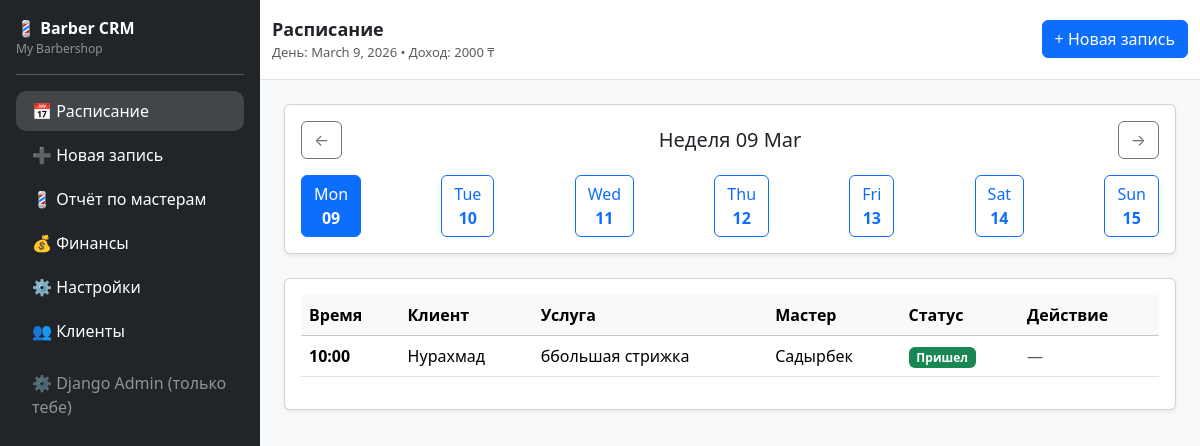
/today/?date=2026-03-09 (signed in), run on the app's committed database.
### core/models.py (models this page shows, shortened)
class TimestampedModel(models.Model):
    created_at = models.DateTimeField(auto_now_add=True)
    updated_at = models.DateTimeField(auto_now=True)
    class Meta:
        abstract = True

class Shop(TimestampedModel):
    owner = models.OneToOneField(
        User,
        on_delete=models.CASCADE,
        related_name="shop"
    )
    name = models.CharField(max_length=120)
    city = models.CharField(max_length=80, blank=True)
    phone = models.CharField(max_length=30, blank=True)

class Appointment(TimestampedModel):
    class Status(models.TextChoices):
        BOOKED = "BOOKED", "Записан"
        CONFIRMED = "CONFIRMED", "Подтвержден"
        DONE = "DONE", "Пришел"
        CANCELED = "CANCELED", "Отмена"
        NO_SHOW = "NO_SHOW", "Не пришёл"
    shop = models.ForeignKey(
        Shop,
        on_delete=models.CASCADE,
        related_name="appointments"
    )
    client = models.ForeignKey(
        Client,
        on_delete=models.PROTECT,
        related_name="appointments"
    )
    barber = models.ForeignKey(
        Barber,
        on_delete=models.PROTECT,
        related_name="appointments"
    )
    service = models.ForeignKey(
        Service,
        on_delete=models.PROTECT,
        related_name="appointments"
    )
    start_at = models.DateTimeField()
    end_at = models.DateTimeField(editable=False)
    status = models.CharField(
        max_length=20,
        choices=Status.choices,
        default=Status.BOOKED
    )
    comment = models.CharField(max_length=255, blank=True)

class Client(TimestampedModel):
    shop = models.ForeignKey(
        Shop,
        on_delete=models.CASCADE,
        related_name="clients"
    )
    name = models.CharField(max_length=120)
    phone = models.CharField(max_length=30, blank=True)
    instagram = models.CharField(max_length=80, blank=True)
    notes = models.TextField(blank=True)

class Service(TimestampedModel):
    shop = models.ForeignKey(
        Shop,
        on_delete=models.CASCADE,
        related_name="services"
    )
    name = models.CharField(max_length=120)
    duration_min = models.PositiveSmallIntegerField(default=60)
    price_kzt = models.PositiveIntegerField(default=0)
    is_active = models.BooleanField(default=True)

class Barber(TimestampedModel):
    shop = models.ForeignKey(
        Shop,
        on_delete=models.CASCADE,
        related_name="barbers"
    )
    name = models.CharField(max_length=120)
    phone = models.CharField(max_length=30, blank=True)
    is_active = models.BooleanField(default=True)
    commission_percent = models.PositiveSmallIntegerField(default=50)

### core/views.py (the view)
# urls.py: path("today/", today_schedule, name="today_schedule"),
@login_required
def today_schedule(request):
    shop = request.user.shop
    date_str = request.GET.get("date")
    if date_str:
        day = parse_date(date_str)
    else:
        day = timezone.localdate()
    week_start = day - timedelta(days=day.weekday())
    week_days = [
        week_start + timedelta(days=i)
        for i in range(7)
    ]
    appointments = (
        Appointment.objects
        .filter(shop=shop, start_at__date=day)
        .select_related("client", "barber", "service")
        .order_by("start_at")
    )
    revenue = (
        Payment.objects.filter(
            appointment__shop=shop,
            appointment__start_at__date=day,
            is_paid=True
        )
        .aggregate(total=Sum("amount_kzt"))["total"]
        or 0
    )
    return render(request, "today.html", {
        "appointments": appointments,
        "day": day,
        "week_days": week_days,
        "week_start": week_start,
        "revenue": revenue
    })

### core/context_processors.py (called while the page is built)
def current_shop(request):
    return {"current_shop": Shop.objects.first()}

### core/templates/today.html
{% extends "base.html" %}
{% block page_title %}Расписание{% endblock %}
{% block page_subtitle %}День: {{ day }} • Доход: {{ revenue }} ₸{% endblock %}
{% block content %}
<div class="card shadow-sm mb-4">
    <div class="card-body">
        <div class="d-flex justify-content-between align-items-center mb-3">
            <a href="?date={{ week_start|date:'Y-m-d'|add:'-7 days' }}"
               class="btn btn-outline-secondary">
                ←
            </a>
            <h5 class="m-0">
                Неделя {{ week_start|date:"d M" }}
            </h5>
            <a href="?date={{ week_start|date:'Y-m-d'|add:'7 days' }}"
               class="btn btn-outline-secondary">
                →
            </a>
        </div>
        <div class="d-flex justify-content-between flex-wrap gap-2">
            {% for d in week_days %}
            <a href="?date={{ d|date:'Y-m-d' }}"
               class="btn {% if d == day %}btn-primary{% else %}btn-outline-primary{% endif %}">
                {{ d|date:"D" }}<br>
                <strong>{{ d|date:"d" }}</strong>
            </a>
            {% endfor %}
        </div>
    </div>
</div>
{% if appointments %}
<div class="card shadow-sm">
    <div class="card-body">
        <table class="table align-middle">
            <thead class="table-light">
                <tr>
                    <th>Время</th>
                    <th>Клиент</th>
                    <th>Услуга</th>
                    <th>Мастер</th>
                    <th>Статус</th>
                    <th style="width: 140px;">Действие</th>
                </tr>
            </thead>
            <tbody>
                {% for a in appointments %}
                <tr>
                    <td class="fw-semibold">{{ a.start_at|date:"H:i" }}</td>
                    <td>{{ a.client.name }}</td>
                    <td>{{ a.service.name }}</td>
                    <td>{{ a.barber.name }}</td>
                    <td>
                        {% if a.status == "DONE" %}
                            <span class="badge bg-success">Пришел</span>
                        {% elif a.status == "CANCELED" %}
                            <span class="badge bg-danger">Отмена</span>
                        {% else %}
                            <span class="badge bg-warning text-dark">Записан</span>
                        {% endif %}
                    </td>
                    <td>
                        {% if a.status != "DONE" %}
                            <a href="{% url 'mark_done' a.id %}" class="btn btn-sm btn-outline-success">
                                Пришел
                            </a>
                        {% else %}
                            <span class="text-muted">—</span>
                        {% endif %}
                    </td>
                </tr>
                {% endfor %}
            </tbody>
        </table>
    </div>
</div>
{% else %}
<div class="alert alert-info shadow-sm">
    На {{ day|date:"d.m.Y" }} записей нет
</div>
{% endif %}
{% endblock %}

### core/templates/base.html (shortened to what this page needs)
<!DOCTYPE html>
<html>
<head>
    <link href="https://cdn.jsdelivr.net/npm/bootstrap@5.3.2/dist/css/bootstrap.min.css" rel="stylesheet">
</head>
<body>
<div class="d-flex">
    <div class="bg-dark text-white p-3 sidebar">
        <div class="d-flex align-items-center justify-content-between">
            <div>
                <div class="fw-bold">💈 Barber CRM</div>
                <div class="text-white-50" style="font-size: 12px;">
                    {% if current_shop %}{{ current_shop.name }}{% else %}CRM{% endif %}
                </div>
            </div>
        </div>
        <hr>
        <ul class="nav flex-column gap-1">
            <li class="nav-item">
                <a class="nav-link text-white {% if request.path == '/today/' %}active{% endif %}"
                   href="{% url 'today_schedule' %}">
                    📅 Расписание
                </a>
            </li>
            <li class="nav-item">
                <a class="nav-link text-white {% if request.path == '/create/' %}active{% endif %}"
                   href="{% url 'create_appointment' %}">
                    ➕ Новая запись
                </a>
            </li>
            <li class="nav-item">
                <a class="nav-link text-white {% if request.path == '/barbers/' %}active{% endif %}"
                   href="{% url 'barber_report' %}">
                    💈 Отчёт по мастерам
                </a>
            </li>
            <li class="nav-item">
                <a class="nav-link text-white {% if request.path == '/finance/' %}active{% endif %}"
                   href="{% url 'finance_dashboard' %}">
                    💰 Финансы
                </a>
            </li>
            <li class="nav-item">
                <a class="nav-link text-white {% if '/settings/' in request.path %}active{% endif %}"
                  href="{% url 'settings_dashboard' %}">
                    ⚙ Настройки
                </a>
            </li>
            <li class="nav-item">
                <a class="nav-link text-white {% if '/clients/' in request.path %}active{% endif %}"
                    href="{% url 'clients_list' %}">
                    👥 Клиенты
                </a>
            </li>
            <li class="nav-item mt-2">
                <a class="nav-link text-white-50" href="/admin/">
                    ⚙ Django Admin (только тебе)
                </a>
            </li>
        </ul>
    </div>
    <div class="flex-fill bg-light">
        <div class="bg-white border-bottom">
            <div class="container-fluid py-3 d-flex justify-content-between align-items-center">
                <div>
                    <div class="fw-semibold" style="font-size: 18px;">
                        {% block page_title %}Панель{% endblock %}
                    </div>
                    <div class="text-muted" style="font-size: 13px;">
                        {% block page_subtitle %}{% endblock %}
                    </div>
                </div>
                <div class="d-flex gap-2">
                    <a class="btn btn-primary" href="{% url 'create_appointment' %}">+ Новая запись</a>
                </div>
            </div>
        </div>
        <div class="container-fluid p-4">
            {% block content %}{% endblock %}
        </div>
    </div>
</div>
</body>
</html>

### core/templates/base.html (style rules this page uses)
.sidebar { width: 260px; min-height: 100vh; }
.nav-link.active { background: rgba(255,255,255,.15); border-radius: 10px; }

### data on the page
Shop: name "My Barbershop"
Appointment: start_at "10:00", client.name "Нурахмад", service.name "ббольшая стрижка", barber.name "Садырбек", status "Пришел"

### other printed values
{{ day }} "March 9, 2026"
{{ revenue }} "2000"
{{ week_start|date:"d M" }} "09 Mar"
{{ d|date:"D" }} "Mon" "Tue" "Wed" "Thu" "Fri" "Sat" "Sun"
{{ d|date:"d" }} "09" "10" "11" "12" "13" "14" "15"
